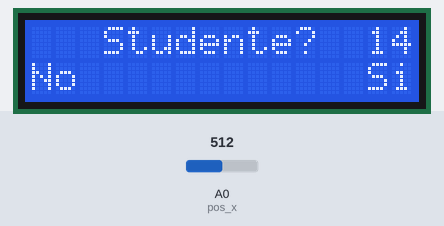
Recording of a sketch running on a simulated Arduino Uno, built with avr-gcc and run on an emulated ATmega328P. On the bench: 16×2 character LCD. Inputs (shaded band) come from the test bench; at power-on: A0 (pos_x) = 512. What the sketch prints to the serial monitor is not drawn.

Above: at 1.2 s.
1.3 s: A0 (pos_x) set to 210
3.5 s: A0 (pos_x) set to 188
At 4.5 s:
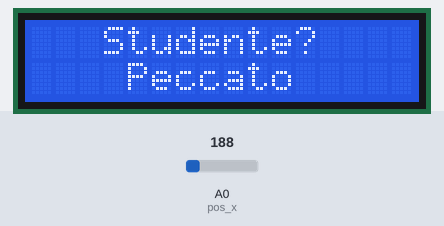
At 8.3 s:
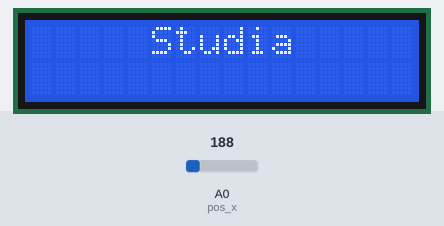
Timing chart, 0 to 9.8 s (numbered marks = the images above; inputs shaded):
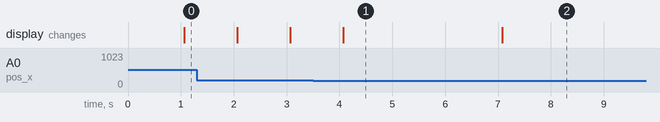

Measured:
- the behaviour switches between 200 and 199 on A0 (pos_x) (found by bisection; images 0 and 1)
- after the input at 3.5 s, the display: changes after 0.57 s (image 1)
- what the display in image 1 shows lasts 3.0 s, from 4.1 s to 7.1 s

The sketch:

gioco_scelte_studente_o_no_con_joystick.ino
```cpp
#include <LiquidCrystal.h>
/*
* LCD VSS (pin 1)
* LCD VDD (pin 2)
* LCD V0 (pin 3)
connesso a terra (gnd)
connesso all'alimentazione di 5 volt
connesso al polo intermedio di un potenziometro da 10 kohm i cui estremi
sono collegati, rispettivamente, a terra ed all'alimentazione da 5 volt
connesso alla porta 12 di Arduino
connesso a terra (gnd)
* LCD RS (pin 4)
* LCD R/W (pin 5)
* LCD Enable (pin 6) connesso alla porta 11
 * LCD D4 (pin 11)
 * LCD D5 (pin 12)
 * LCD D6 (pin 13)
 * LCD D7 (pin 14)
 * LCD BL-A (pin 15)  connesso all'alimentazione da 5 volt (o ad un interruttore collegato
                      all'alimentazione da 5 volt)
 * LCD BL-K (pin 16) connesso a terra (gnd)
 */

int bottone = 7;
int pos_x = 0;
int pos_y = 1;
int vittoria = 0;
int perso = 0;


LiquidCrystal lcd(11, 10, 5, 4, 3, 2); //iniziallizziamo i pin sulle porte scelte
int i;

void setup() {
  lcd.begin(16, 2); //definisce il numero di caratteri per riga ed il numero di righe da gestire
  Serial.begin(9600);

}

void loop() {
  lcd.setCursor(3, 0); //le righe e le colonne partono da 0;
  lcd.print("Studente?");
  lcd.setCursor(0,1);
  lcd.print("No");
  lcd.setCursor(14,1);
  lcd.print("Si");
  Serial.println(analogRead(pos_x));
  for(i = 15; i >= 0; i--){
    if(i < 10){
      lcd.setCursor(14,0);
      lcd.print(" ");
      lcd.setCursor(15, 0);
      lcd.print(i);

    }else{
      lcd.setCursor(14, 0);
      lcd.print(i);
    }
    if(analogRead(pos_x) > 950 && analogRead(pos_x) < 1023){
      lcd.clear();
      lcd.setCursor(3, 0); //le righe e le colonne partono da 0;
      lcd.print("Studente?");
      lcd.setCursor(4,1);
      lcd.print("Ottimo!");
      delay(3000);
      lcd.clear();
      lcd.setCursor(3, 0); //le righe e le colonne partono da 0;
      lcd.print("Studente?");
      vittoria++;
      break;
  }
  if(analogRead(pos_x) > 0 && analogRead(pos_x) < 200){
      lcd.clear();
      lcd.setCursor(3, 0); //le righe e le colonne partono da 0;
      lcd.print("Studente?");
      lcd.setCursor(4,1);
      lcd.print("Peccato");
      delay(3000);
      lcd.clear();
      lcd.setCursor(3, 0); //le righe e le colonne partono da 0;
      lcd.print("Studente?");
      perso++;
      break;
  }
    delay(1000);
 }
  if(vittoria > 0){
    lcd.clear();
    lcd.setCursor(2,0);
    lcd.print("Complimenti!");
    delay(10000);
    lcd.clear();
    vittoria = 0;
  }
  else if(perso > 0){
    lcd.clear();
    lcd.setCursor(5,0);
    lcd.print("Studia");
    delay(10000);
    lcd.clear();
    perso = 0;
  }
  else{
    lcd.clear();
    lcd.setCursor(1,0);
    lcd.print("Tempo scaduto!");
    delay(10000);
    lcd.clear();
  }

for(i = 0; i < 50; i++){
  lcd.clear(),
  lcd.setCursor(2,0);
  lcd.print("Ricominciamo");
  lcd.setCursor(0,1);
  lcd.print("No");
  lcd.setCursor(14,1);
  lcd.print("Si");
  if(analogRead(pos_x) > 0 && analogRead(pos_x) < 200){
      lcd.clear();
      lcd.setCursor(2,0);
      lcd.print("Ricominciamo");
      lcd.setCursor(7, 1); //le righe e le colonne partono da 0;
      lcd.print("CIA");
      delay(5000);
      lcd.clear();
      lcd.setCursor(4,0);
      lcd.print("Programm");
      lcd.setCursor(3,1);
      lcd.print("By Camillo");
      delay(100000);
      break;
  }
  else if(analogRead(pos_x) > 950 && analogRead(pos_x) < 1023){
    lcd.clear();
    lcd.setCursor(2,0);
    lcd.print("Ricominciamo");
    lcd.setCursor(6, 1); //le righe e le colonne partono da 0;
    lcd.print("NAMO");
    delay(3000);
    lcd.clear();
    break;
  }
  delay(1000);
}

}
```
